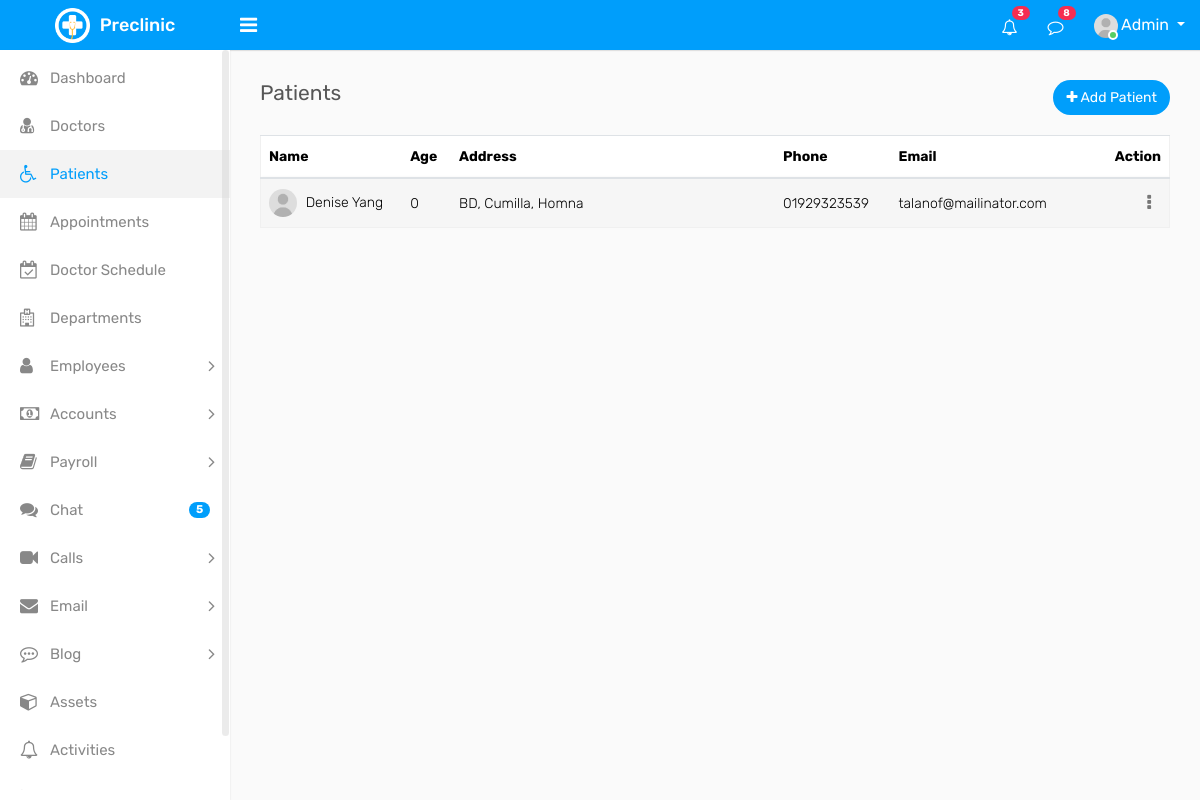
Page /patients on the committed database.
### core/models.py (models this page shows, shortened)
class Patient(models.Model):
    user = models.ForeignKey(User, on_delete=models.CASCADE)
    dob = models.DateField(
        auto_now=False, auto_now_add=False, null=True, blank=True)
    gender = models.CharField(max_length=50, null=True, blank=True)
    address = models.CharField(max_length=250, null=True, blank=True)
    country = models.CharField(max_length=250, null=True, blank=True)
    city = models.CharField(max_length=250, null=True, blank=True)
    state = models.CharField(max_length=250, null=True, blank=True)
    postal_code = models.CharField(max_length=50, null=True, blank=True)
    phone = models.CharField(max_length=50, null=True, blank=True)
    avatar = models.ImageField(
        upload_to="PatientImage", default="default/user.jpg")
    status = models.CharField(max_length=50, null=True, blank=True)
    def age(self):
        today = date.today()
        age = today.year - self.dob.year
        if today.month < self.dob.month or (today.month == self.dob.month and today.day < self.dob.day):
            age -= 1
        return age

### core/views.py (the view)
# urls.py: path('patients', patient, name="patient-list"),
def patient(request):
    patients = Patient.objects.order_by("-id")
    return render(request, "core/patient.html", locals())

### core/templates/core/patient.html (shortened to what this page needs)
{% extends 'base/base.html' %}
{% load static %}
{% block body %}
<div class="content">
    <div class="row">
        <div class="col-sm-4 col-3">
            <h4 class="page-title">Patients</h4>
        </div>
        <div class="col-sm-8 col-9 text-right m-b-20">
            <a href="{% url 'add-patient' %}" class="btn btn btn-primary btn-rounded float-right"><i
                    class="fa fa-plus"></i> Add Patient</a>
        </div>
    </div>
    <div class="row">
        <div class="col-md-12">
            <div class="table-responsive">
                <div id="DataTables_Table_0_wrapper" class="dataTables_wrapper dt-bootstrap4 no-footer">
                    <div class="row">
                        <div class="col-sm-12">
                            <table
                                class="table table-border table-striped custom-table datatable mb-0 dataTable no-footer"
                                id="DataTables_Table_0" role="grid" aria-describedby="DataTables_Table_0_info">
                                <thead>
                                    <tr role="row">
                                        <th class="sorting_asc" tabindex="0" aria-controls="DataTables_Table_0"
                                            rowspan="1" colspan="1" aria-sort="ascending"
                                            aria-label="Name: activate to sort column descending"
                                            style="width: 125.01px;">Name</th>
                                        <th class="sorting" tabindex="0" aria-controls="DataTables_Table_0" rowspan="1"
                                            colspan="1" aria-label="Age: activate to sort column ascending"
                                            style="width: 27.1146px;">Age</th>
                                        <th class="sorting" tabindex="0" aria-controls="DataTables_Table_0" rowspan="1"
                                            colspan="1" aria-label="Address: activate to sort column ascending"
                                            style="width: 285.958px;">Address</th>
                                        <th class="sorting" tabindex="0" aria-controls="DataTables_Table_0" rowspan="1"
                                            colspan="1" aria-label="Phone: activate to sort column ascending"
                                            style="width: 76.2292px;">Phone</th>
                                        <th class="sorting" tabindex="0" aria-controls="DataTables_Table_0" rowspan="1"
                                            colspan="1" aria-label="Email: activate to sort column ascending"
                                            style="width: 183.417px;">Email</th>
                                        <th class="text-right sorting" tabindex="0" aria-controls="DataTables_Table_0"
                                            rowspan="1" colspan="1"
                                            aria-label="Action: activate to sort column ascending"
                                            style="width: 46.2708px;">Action</th>
                                    </tr>
                                </thead>
                                <tbody>
                                    {% if patients %}
                                    {% for patient in patients %}
                                    <tr role="row" class="odd">
                                        <td class=""><img width="28" height="28" src="{{patient.avatar.url}}"
                                                class="rounded-circle m-r-5" alt=""> {{patient.user.first_name}}
                                            {{patient.user.last_name}}</td>
                                        <td>{{patient.age}}</td>
                                        <td>{{patient.country}}, {{patient.city}}, {{patient.state}}</td>
                                        <td>{{patient.phone}}</td>
                                        <td>{{patient.user.email}}</td>
                                        <td class="text-right">
                                            <div class="dropdown dropdown-action">
                                                <a href="#" class="action-icon dropdown-toggle" data-toggle="dropdown"
                                                    aria-expanded="false"><i class="fa fa-ellipsis-v"></i></a>
                                            </div>
                                        </td>
                                    </tr>
                                    {% endfor %}
                                    {% else %}
                                    <tr>
                                        <td colspan="6" class="text-center text-danger w-100 font-weight-bold">Patients not available.</td>
                                    </tr>
                                    {% endif %}
                                </tbody>
                            </table>
                        </div>
                    </div>
                </div>
            </div>
        </div>
    </div>
</div>
{% endblock body %}

### rows in the picture
Patient: avatar (placeholder picture), user.first_name "Denise", user.last_name "Yang", age "0", country "BD", city "Cumilla", state "Homna", phone "01929323539", user.email "talanof@mailinator.com"
